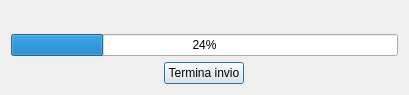
<?xml version="1.0" encoding="UTF-8"?>
<ui version="4.0">
 <class>ProgressDialog</class>
 <widget class="QDialog" name="ProgressDialog">
  <property name="geometry">
   <rect>
    <x>0</x>
    <y>0</y>
    <width>409</width>
    <height>95</height>
   </rect>
  </property>
  <property name="windowTitle">
   <string>Dialog</string>
  </property>
  <layout class="QVBoxLayout" name="verticalLayout">
   <item>
    <widget class="QLabel" name="textLabel">
     <property name="text">
      <string/>
     </property>
    </widget>
   </item>
   <item>
    <spacer name="verticalSpacer">
     <property name="orientation">
      <enum>Qt::Vertical</enum>
     </property>
     <property name="sizeHint" stdset="0">
      <size>
       <width>20</width>
       <height>40</height>
      </size>
     </property>
    </spacer>
   </item>
   <item>
    <widget class="QProgressBar" name="progressBar">
     <property name="value">
      <number>24</number>
     </property>
    </widget>
   </item>
   <item alignment="Qt::AlignHCenter|Qt::AlignVCenter">
    <widget class="QPushButton" name="endButton">
     <property name="maximumSize">
      <size>
       <width>100</width>
       <height>16777215</height>
      </size>
     </property>
     <property name="text">
      <string>Termina invio</string>
     </property>
    </widget>
   </item>
  </layout>
 </widget>
 <resources/>
 <connections/>
</ui>
